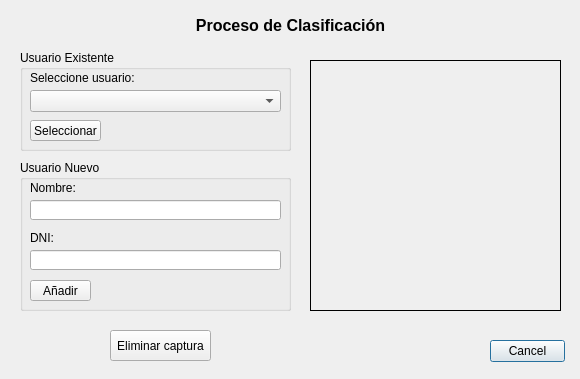
<?xml version="1.0" encoding="UTF-8"?>
<ui version="4.0">
 <class>Clasificacion</class>
 <widget class="QDialog" name="Clasificacion">
  <property name="geometry">
   <rect>
    <x>0</x>
    <y>0</y>
    <width>580</width>
    <height>379</height>
   </rect>
  </property>
  <property name="windowTitle">
   <string>Proceso de Clasificación</string>
  </property>
  <property name="windowIcon">
   <iconset>
    <normaloff>favicon.png</normaloff>favicon.png</iconset>
  </property>
  <widget class="QDialogButtonBox" name="buttonBox">
   <property name="geometry">
    <rect>
     <x>490</x>
     <y>340</y>
     <width>75</width>
     <height>23</height>
    </rect>
   </property>
   <property name="orientation">
    <enum>Qt::Horizontal</enum>
   </property>
   <property name="standardButtons">
    <set>QDialogButtonBox::Cancel</set>
   </property>
   <property name="centerButtons">
    <bool>true</bool>
   </property>
  </widget>
  <widget class="QLabel" name="image">
   <property name="geometry">
    <rect>
     <x>310</x>
     <y>60</y>
     <width>251</width>
     <height>251</height>
    </rect>
   </property>
   <property name="frameShape">
    <enum>QFrame::Box</enum>
   </property>
   <property name="text">
    <string/>
   </property>
   <property name="scaledContents">
    <bool>false</bool>
   </property>
   <property name="alignment">
    <set>Qt::AlignCenter</set>
   </property>
  </widget>
  <widget class="QLabel" name="titulo">
   <property name="geometry">
    <rect>
     <x>10</x>
     <y>10</y>
     <width>561</width>
     <height>31</height>
    </rect>
   </property>
   <property name="font">
    <font>
     <pointsize>12</pointsize>
     <weight>75</weight>
     <bold>true</bold>
    </font>
   </property>
   <property name="text">
    <string>Proceso de Clasificación</string>
   </property>
   <property name="alignment">
    <set>Qt::AlignCenter</set>
   </property>
  </widget>
  <widget class="QPushButton" name="button_delete">
   <property name="geometry">
    <rect>
     <x>110</x>
     <y>330</y>
     <width>101</width>
     <height>31</height>
    </rect>
   </property>
   <property name="text">
    <string>Eliminar captura</string>
   </property>
   <property name="autoDefault">
    <bool>false</bool>
   </property>
  </widget>
  <widget class="QGroupBox" name="group_exists">
   <property name="geometry">
    <rect>
     <x>20</x>
     <y>50</y>
     <width>271</width>
     <height>101</height>
    </rect>
   </property>
   <property name="title">
    <string>Usuario Existente</string>
   </property>
   <widget class="QPushButton" name="button_select">
    <property name="geometry">
     <rect>
      <x>10</x>
      <y>70</y>
      <width>71</width>
      <height>21</height>
     </rect>
    </property>
    <property name="text">
     <string>Seleccionar</string>
    </property>
    <property name="autoDefault">
     <bool>false</bool>
    </property>
   </widget>
   <widget class="QComboBox" name="combo_user">
    <property name="geometry">
     <rect>
      <x>10</x>
      <y>40</y>
      <width>251</width>
      <height>22</height>
     </rect>
    </property>
   </widget>
   <widget class="QLabel" name="label">
    <property name="geometry">
     <rect>
      <x>10</x>
      <y>20</y>
      <width>171</width>
      <height>16</height>
     </rect>
    </property>
    <property name="text">
     <string>Seleccione usuario:</string>
    </property>
   </widget>
  </widget>
  <widget class="QGroupBox" name="group_new">
   <property name="geometry">
    <rect>
     <x>20</x>
     <y>160</y>
     <width>271</width>
     <height>151</height>
    </rect>
   </property>
   <property name="title">
    <string>Usuario Nuevo</string>
   </property>
   <widget class="QPushButton" name="button_add">
    <property name="geometry">
     <rect>
      <x>10</x>
      <y>120</y>
      <width>61</width>
      <height>21</height>
     </rect>
    </property>
    <property name="text">
     <string>Añadir</string>
    </property>
    <property name="autoDefault">
     <bool>false</bool>
    </property>
   </widget>
   <widget class="QLabel" name="label_2">
    <property name="geometry">
     <rect>
      <x>10</x>
      <y>20</y>
      <width>171</width>
      <height>16</height>
     </rect>
    </property>
    <property name="text">
     <string>Nombre:</string>
    </property>
   </widget>
   <widget class="QLineEdit" name="input_username">
    <property name="geometry">
     <rect>
      <x>10</x>
      <y>40</y>
      <width>251</width>
      <height>20</height>
     </rect>
    </property>
   </widget>
   <widget class="QLabel" name="label_3">
    <property name="geometry">
     <rect>
      <x>10</x>
      <y>70</y>
      <width>171</width>
      <height>16</height>
     </rect>
    </property>
    <property name="text">
     <string>DNI:</string>
    </property>
   </widget>
   <widget class="QLineEdit" name="input_userid">
    <property name="geometry">
     <rect>
      <x>10</x>
      <y>90</y>
      <width>251</width>
      <height>20</height>
     </rect>
    </property>
   </widget>
  </widget>
  <widget class="QLabel" name="image_iteration">
   <property name="geometry">
    <rect>
     <x>310</x>
     <y>310</y>
     <width>251</width>
     <height>16</height>
    </rect>
   </property>
   <property name="text">
    <string/>
   </property>
   <property name="alignment">
    <set>Qt::AlignCenter</set>
   </property>
  </widget>
 </widget>
 <resources/>
 <connections>
  <connection>
   <sender>buttonBox</sender>
   <signal>rejected()</signal>
   <receiver>Clasificacion</receiver>
   <slot>reject()</slot>
   <hints>
    <hint type="sourcelabel">
     <x>316</x>
     <y>260</y>
    </hint>
    <hint type="destinationlabel">
     <x>286</x>
     <y>274</y>
    </hint>
   </hints>
  </connection>
  <connection>
   <sender>buttonBox</sender>
   <signal>accepted()</signal>
   <receiver>Clasificacion</receiver>
   <slot>accept()</slot>
   <hints>
    <hint type="sourcelabel">
     <x>248</x>
     <y>254</y>
    </hint>
    <hint type="destinationlabel">
     <x>157</x>
     <y>274</y>
    </hint>
   </hints>
  </connection>
 </connections>
</ui>
